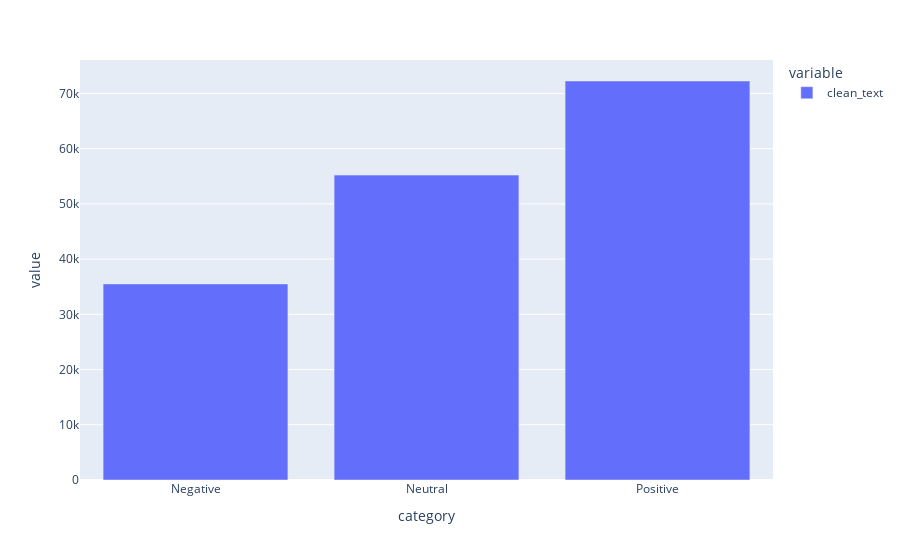

The code cell stored with this chart in its notebook:
### Markdown cell above
### Data visualization

### Code cell
# The distribution of sentiments
df.groupby('category').count().plot(kind='bar')

### Figure 1 — Plotly figure (JSON) as saved in the notebook; plotly's stock layout.template omitted (floating-point values rounded to 4 significant figures)
{"data": [{"alignmentgroup": "True", "hovertemplate": "variable=clean_text<br>category=%{x}<br>value=%{y}<extra></extra>", "legendgroup": "clean_text", "marker": {"color": "#636efa", "pattern": {"shape": ""}}, "name": "clean_text", "offsetgroup": "clean_text", "orientation": "v", "showlegend": true, "textposition": "auto", "type": "bar", "x": ["Negative", "Neutral", "Positive"], "xaxis": "x", "y": [35509, 55211, 72249], "yaxis": "y"}], "layout": {"barmode": "relative", "legend": {"title": {"text": "variable"}, "tracegroupgap": 0}, "margin": {"t": 60}, "xaxis": {"anchor": "y", "domain": [0, 1], "title": {"text": "category"}}, "yaxis": {"anchor": "x", "domain": [0, 1], "title": {"text": "value"}}}}
